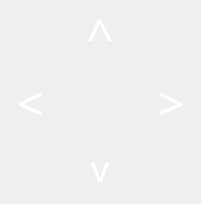
   <widget class="QWidget" name="verticalLayoutWidget">
    <property name="geometry">
     <rect>
      <x>410</x>
      <y>130</y>
      <width>201</width>
      <height>204</height>
     </rect>
    </property>
    <layout class="QVBoxLayout" name="mva_xy_layout">
     <property name="leftMargin">
      <number>0</number>
     </property>
     <property name="topMargin">
      <number>5</number>
     </property>
     <property name="rightMargin">
      <number>0</number>
     </property>
     <property name="bottomMargin">
      <number>5</number>
     </property>
     <item alignment="Qt::AlignHCenter|Qt::AlignVCenter">
      <widget class="BlocksCustomButton" name="move_axis_up_btn">
       <property name="sizePolicy">
        <sizepolicy hsizetype="MinimumExpanding" vsizetype="MinimumExpanding">
         <horstretch>0</horstretch>
         <verstretch>0</verstretch>
        </sizepolicy>
       </property>
       <property name="minimumSize">
        <size>
         <width>60</width>
         <height>60</height>
        </size>
       </property>
       <property name="maximumSize">
        <size>
         <width>60</width>
         <height>60</height>
        </size>
       </property>
       <property name="font">
        <font>
         <family>Momcake</family>
         <pointsize>36</pointsize>
         <italic>false</italic>
         <stylestrategy>PreferAntialias</stylestrategy>
        </font>
       </property>
       <property name="mouseTracking">
        <bool>false</bool>
       </property>
       <property name="tabletTracking">
        <bool>true</bool>
       </property>
       <property name="contextMenuPolicy">
        <enum>Qt::NoContextMenu</enum>
       </property>
       <property name="layoutDirection">
        <enum>Qt::LeftToRight</enum>
       </property>
       <property name="styleSheet">
        <string notr="true">background: transparent; color: white;</string>
       </property>
       <property name="text">
        <string>^</string>
       </property>
       <property name="autoDefault">
        <bool>false</bool>
       </property>
       <property name="flat">
        <bool>true</bool>
       </property>
       <property name="button_type" stdset="0">
        <string>icon</string>
       </property>
       <property name="icon_pixmap" stdset="0">
        <pixmap resource="resources/icon_resources.qrc">:/arrow_icons/media/btn_icons/up_arrow.svg</pixmap>
       </property>
      </widget>
     </item>
     <item>
      <layout class="QHBoxLayout" name="mva_y_layout">
       <item alignment="Qt::AlignLeft|Qt::AlignVCenter">
        <widget class="BlocksCustomButton" name="move_axis_left_btn">
         <property name="sizePolicy">
          <sizepolicy hsizetype="MinimumExpanding" vsizetype="MinimumExpanding">
           <horstretch>0</horstretch>
           <verstretch>0</verstretch>
          </sizepolicy>
         </property>
         <property name="minimumSize">
          <size>
           <width>60</width>
           <height>60</height>
          </size>
         </property>
         <property name="maximumSize">
          <size>
           <width>60</width>
           <height>60</height>
          </size>
         </property>
         <property name="font">
          <font>
           <family>Momcake</family>
           <pointsize>36</pointsize>
           <italic>false</italic>
           <stylestrategy>PreferAntialias</stylestrategy>
          </font>
         </property>
         <property name="mouseTracking">
          <bool>false</bool>
         </property>
         <property name="tabletTracking">
          <bool>true</bool>
         </property>
         <property name="contextMenuPolicy">
          <enum>Qt::NoContextMenu</enum>
         </property>
         <property name="layoutDirection">
          <enum>Qt::LeftToRight</enum>
         </property>
         <property name="styleSheet">
          <string notr="true">background: transparent; color: white;</string>
         </property>
         <property name="text">
          <string>&lt;</string>
         </property>
         <property name="autoDefault">
          <bool>false</bool>
         </property>
         <property name="flat">
          <bool>true</bool>
         </property>
         <property name="button_type" stdset="0">
          <string>icon</string>
         </property>
         <property name="icon_pixmap" stdset="0">
          <pixmap resource="resources/icon_resources.qrc">:/arrow_icons/media/btn_icons/left move axis.svg</pixmap>
         </property>
        </widget>
       </item>
       <item>
        <widget class="BlocksCustomButton" name="move_axis_right_btn">
         <property name="minimumSize">
          <size>
           <width>60</width>
           <height>60</height>
          </size>
         </property>
         <property name="maximumSize">
          <size>
           <width>60</width>
           <height>60</height>
          </size>
         </property>
         <property name="font">
          <font>
           <family>Momcake</family>
           <pointsize>36</pointsize>
           <italic>false</italic>
           <stylestrategy>PreferAntialias</stylestrategy>
          </font>
         </property>
         <property name="mouseTracking">
          <bool>false</bool>
         </property>
         <property name="tabletTracking">
          <bool>true</bool>
         </property>
         <property name="contextMenuPolicy">
          <enum>Qt::NoContextMenu</enum>
         </property>
         <property name="layoutDirection">
          <enum>Qt::LeftToRight</enum>
         </property>
         <property name="styleSheet">
          <string notr="true">background: transparent; color: white;</string>
         </property>
         <property name="text">
          <string>&gt;</string>
         </property>
         <property name="autoDefault">
          <bool>false</bool>
         </property>
         <property name="flat">
          <bool>true</bool>
         </property>
         <property name="button_type" stdset="0">
          <string>icon</string>
         </property>
         <property name="icon_pixmap" stdset="0">
          <pixmap resource="resources/icon_resources.qrc">:/arrow_icons/media/btn_icons/right move axis.svg</pixmap>
         </property>
        </widget>
       </item>
      </layout>
     </item>
     <item alignment="Qt::AlignHCenter|Qt::AlignVCenter">
      <widget class="BlocksCustomButton" name="move_axis_down_btn">
       <property name="sizePolicy">
        <sizepolicy hsizetype="Fixed" vsizetype="Fixed">
         <horstretch>0</horstretch>
         <verstretch>0</verstretch>
        </sizepolicy>
       </property>
       <property name="minimumSize">
        <size>
         <width>60</width>
         <height>60</height>
        </size>
       </property>
       <property name="maximumSize">
        <size>
         <width>60</width>
         <height>60</height>
        </size>
       </property>
       <property name="font">
        <font>
         <family>Momcake</family>
         <pointsize>26</pointsize>
         <italic>false</italic>
         <stylestrategy>PreferAntialias</stylestrategy>
        </font>
       </property>
       <property name="mouseTracking">
        <bool>false</bool>
       </property>
       <property name="tabletTracking">
        <bool>true</bool>
       </property>
       <property name="contextMenuPolicy">
        <enum>Qt::NoContextMenu</enum>
       </property>
       <property name="layoutDirection">
        <enum>Qt::LeftToRight</enum>
       </property>
       <property name="styleSheet">
        <string notr="true">background: transparent; color: white;</string>
       </property>
       <property name="text">
        <string>v</string>
       </property>
       <property name="autoDefault">
        <bool>false</bool>
       </property>
       <property name="flat">
        <bool>true</bool>
       </property>
       <property name="button_type" stdset="0">
        <string>icon</string>
       </property>
       <property name="icon_pixmap" stdset="0">
        <pixmap resource="resources/icon_resources.qrc">:/arrow_icons/media/btn_icons/down_arrow.svg</pixmap>
       </property>
      </widget>
     </item>
    </layout>
   </widget>
